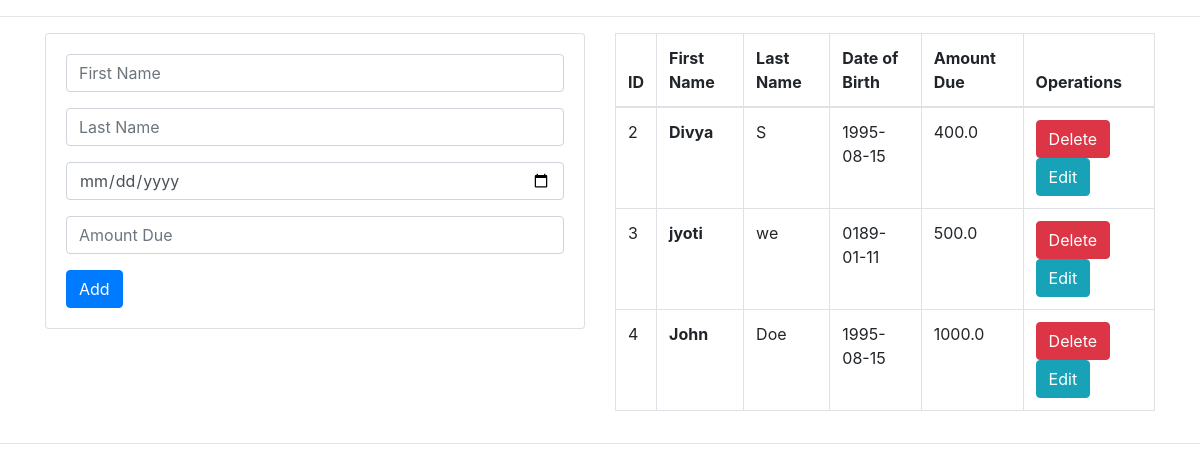
/index, run on the app's committed database.
### app/models.py (models this page shows)
class Entry(db.Model):
    student_id = db.Column(db.Integer, primary_key=True)
    first_name = db.Column(db.String(50), nullable=False)
    last_name = db.Column(db.String(50), nullable=False)
    dob = db.Column(db.Date, nullable=False)
    amount_due = db.Column(db.Float, default=0.0)

### app/routes.py (the view)
@app.route('/')
@app.route('/index')
def index():
    entries = Entry.query.all()
    return render_template('index.html', entries=entries)

### app/templates/index.html
{% include "content.html" %}

### app/templates/content.html (shortened to what this page needs)
{% extends "base.html" %}
{% block content %}
<div class="container">
    <div class="row">
        <div class="col-md-6">
            <div class="card">
                <div class="card-body">
                    <form action="/add" method="post">
                        <div class="form-group">
                            <input class="form-control" type="text" name="first_name" placeholder="First Name" required>
                        </div>
                        <div class="form-group">
                            <input class="form-control" type="text" name="last_name" placeholder="Last Name" required>
                        </div>
                        <div class="form-group">
                            <input class="form-control" type="date" name="dob" placeholder="Date of Birth" required>
                        </div>
                        <div class="form-group">
                            <input class="form-control" type="number" name="amount_due" placeholder="Amount Due" required>
                        </div>
                        <button class="btn btn-primary" type="submit">
                            Add
                        </button>
                    </form>
                </div>
            </div>
        </div>
        <div class="col-md-6">
            <table class="table table-bordered table-hover">
                <thead>
                    <tr>
                        <th>ID</th>
                        <th>First Name</th>
                        <th>Last Name</th>
                        <th>Date of Birth</th>
                        <th>Amount Due</th>
                        <th>Operations</th>
                    </tr>
                </thead>
                <tbody>
                    {% for entry in entries %}
                    <tr>
                        <td>{{ entry.student_id }}</td>
                        <td><strong>{{ entry.first_name }}</strong></td>
                        <td>{{ entry.last_name }}</td>
                        <td>{{ entry.dob }}</td>
                        <td>{{ entry.amount_due }}</td>
                        <td>
                            <a class="btn btn-danger" href="/delete/{{ entry.student_id }}">
                                Delete
                            </a>
                            <a class="btn btn-info" href="/update/{{ entry.student_id }}">
                                Edit
                            </a>
                        </td>
                    </tr>
                    {% endfor %}
                </tbody>
            </table>
        </div>
    </div>
</div>
{% endblock %}

### app/templates/base.html (shortened to what this page needs)
<!DOCTYPE html>
<html lang="en">
<head>
    <link rel="stylesheet" href="https://stackpath.bootstrapcdn.com/bootstrap/4.1.1/css/bootstrap.min.css"
>
</head>
<body>
    <hr>
    {% block content %}{% endblock %}
    <hr>
</body>
</html>

### data on the page
Entry: student_id "2", first_name "Divya", last_name "S", dob "1995-08-15", amount_due "400.0"
Entry: student_id "3", first_name "jyoti", last_name "we", dob "0189-01-11", amount_due "500.0"
Entry: student_id "4", first_name "John", last_name "Doe", dob "1995-08-15", amount_due "1000.0"
